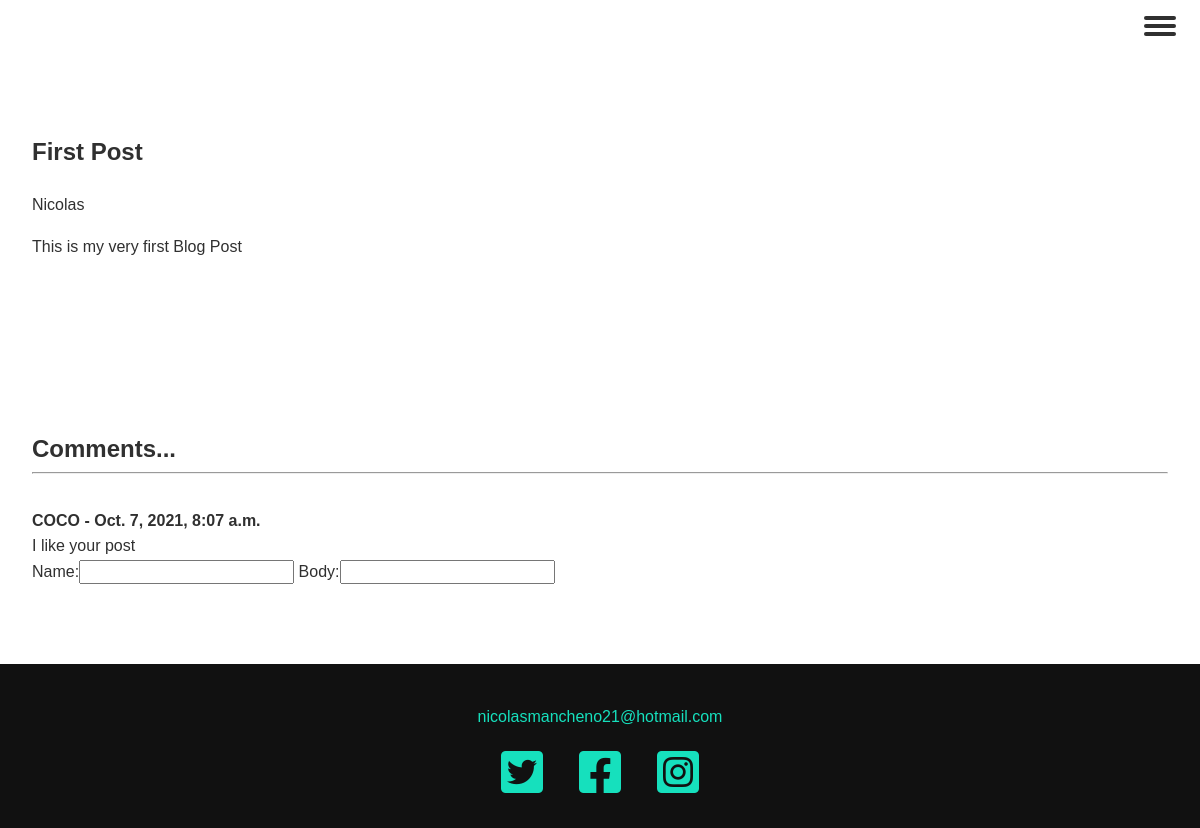
The app's page /blogpost/1 with its own data.
### Blog/models.py (models this page shows, shortened)
class Post(models.Model):
    title = models.CharField(max_length=255)
    header_image = models.ImageField(null=True, blank = True, upload_to="images/")
    author = models.ForeignKey(User, on_delete=models.CASCADE)
    body = RichTextField(blank=True, null= True)

class Comment(models.Model):
    post = models.ForeignKey(Post, on_delete=models.CASCADE, related_name="comments")
    timestamp = models.DateTimeField(auto_now_add=True)
    name = models.CharField(max_length=255)
    body = models.TextField()

### Blog/views.py (the view)
# urls.py: path("blogpost/<str:id>", views.blogpost, name="blogpost")
def blogpost(request, id):
    return render(request, "blogpost.html",{
        'post': Post.objects.get(id = id),
        'form': CommentForm
    })

### Blog/Templates/blogpost.html (shortened to what this page needs)
{% extends "layout.html" %}
{% load static %}
{% block body %}
<section>
    <h3>{{post.title}}</h3><br>
    {{post.author.first_name}}
    <p>{{post.body | safe }}</p>
</section>
<section>
    <h3>Comments...</h3>
    <hr>
    <br>
    {% if not  post.comments.all %}
        No Comments Yet
    {% else %}
        {% for comment in post.comments.all %}
            <strong>
                {{comment.name}} -
                {{comment.timestamp}}
            </strong><br>
                {{comment.body}}
            <br>
        {% endfor %}
        {{form}}
    {% endif %}
</section>
{% endblock %}

### Blog/Templates/layout.html (shortened to what this page needs)
{% load static %}
<!DOCTYPE html>
<html>
    <head>
        <link rel="stylesheet" href="https://cdnjs.cloudflare.com/ajax/libs/normalize/7.0.0/normalize.min.css">
        <link rel="stylesheet" href="https://cdnjs.cloudflare.com/ajax/libs/font-awesome/6.0.0-beta2/css/all.css"
>
        <link rel="stylesheet" href="{% static 'styles.css' %}">
    </head>
    <body>
        <header>
            <button class="nav-toggle">
                <span class="hamburger"></span>
             </button>
        </header>
        {% block body %}
        {% endblock %}
        <footer class="footer">
            <a href="mailto:nicolasmancheno21@gmail.com" class="footer-link">nicolasmancheno21@hotmail.com</a>
            <ul class="social-list">
                <li class="social-list_item">
                    <a class="social-list_link"href="#">
                        <i class="fab fa-twitter-square"></i>
                    </a>
                </li>
                <li class="social-list_item">
                    <a class="social-list_link"href="#">
                        <i class="fab fa-facebook-square"></i>
                    </a>
                </li>
                <li class="social-list_item">
                    <a class="social-list_link"href="#">
                        <i class="fab fa-instagram-square"></i>
                    </a>
                </li>
            </ul>
        </footer>
    </body>
</html>

### Blog/Static/styles.css (style rules this page uses)
:root { --ff-primary: 'Source Sans Pro', sans-serif; --ff-secondary: 'Source Code Pro', monospace; --fw-reg: 300; --fw-bold: 900; --clr-light: #fff; --clr-dark: #303030; --clr-accent: #16e0bd; --fs-h1: 3rem; --fs-h2: 2.25rem; --fs-h3: 1.25rem; --fs-body: 1rem; --bs: 0.25em 025em 075em rgba(0, 0, 0, 0.25), 0.125m, .125em, 0.25em rgba(0, 0, 0, 0.15); }
@media (min-width: 800px) { :root { --fs-h1: 4.5rem; --fs-h2: 3.75rem; --fs-h3: 1.5rem; --fs-body: 1rem; } }
body { background: var(--clr-light); color: var(--clr-dark); margin: 0; font-family: var(--ff-primary); font-size: var(--fs-body); line-height: 1.6; }
section { padding: 5rem 2rem; }
strong { font-weight: var(--fw-bold); }
h1, h2, h3 { line-height: 1.2; margin: 0; }
h3 { font-size: var(--fs-h3); }
header { display: flex; justify-content: space-between; padding: 1rem; }
.nav-toggle { padding: 0.5em; background: transparent; border: 0; cursor: pointer; position: absolute; right: 1em; top: 1em; z-index: 1000; }
.hamburger { display: block; position: relative; }
.hamburger, .hamburger::before, .hamburger::after { background: var(--clr-dark); width: 2em; height: 4px; border-radius: 1em; transition: transform 250ms ease-in-out; }
.hamburger::before, .hamburger::after { content: ''; position: absolute; left: 0; right: 0; }
.hamburger::before { top: 8px; }
.hamburger::after { bottom: 8px; }
.footer { background: #111; color: var(--clr-accent); text-align: center; padding: 2.5em 0; }
.footer a { color:inherit; text-decoration: none; }
.social-list { list-style: none; display: flex; justify-content: center; margin: 2em 0 0; padding: 0; }
.social-list_item { transform:scale(3); margin: 0 2em; }

### records on screen
Post: title "First Post", author.first_name "Nicolas", body "This is my very first Blog Post"
Comment: name "COCO", timestamp "Oct. 7, 2021, 8:07 a.m.", body "I like your post"
